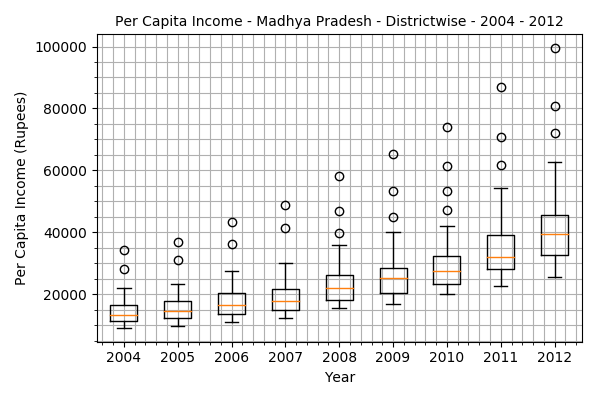

The Python source for this figure:
import csv

import matplotlib
import numpy as np
import matplotlib.pyplot as plt
import datetime

data = []

with open("Per_Capita_Income_at_Current_Prices.csv") as f:
    r = csv.reader(f)
    for i in r:
        data.append(i)

print data[1]

yval = [[] for i in range(2004, 2013)]

for i in data[1:]:
    for j in range(2004, 2013):
        try:
            yval[j-2004].append(int(i[j-2004+2]))
        except Exception as e:
            break


xval = [str(i) for i in range(2004, 2013)]

fig, axes = plt.subplots(nrows=1, ncols=1, figsize=(6, 4))
axes.boxplot(yval, zorder=3)
axes.set_title('Per Capita Income - Madhya Pradesh - Districtwise - 2004 - 2012', fontsize=10)
plt.xlabel('Year')
plt.ylabel('Per Capita Income (Rupees)')
axes.set_xticklabels(xval)
plt.grid(which='both', zorder=0)
plt.minorticks_on()
plt.show()
